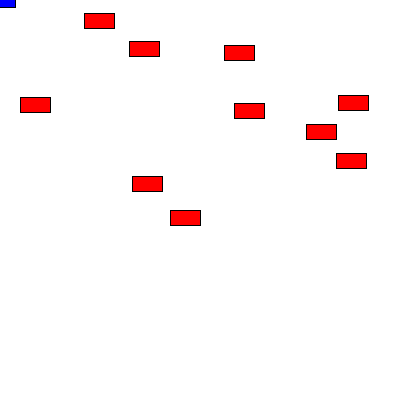
Frame 1 (no input)
Frame 60 (the mouse pressed at the canvas centre just before this capture): identical to frame 1, image omitted
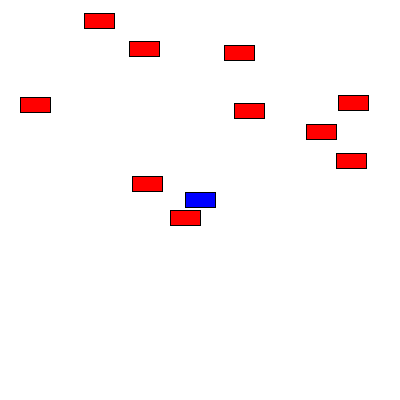
Frame 120 (the mouse held since frame 60 and released just before this capture)

The Processing sketch that drew these frames (run headless with seeded random() and noise(); from frame 60 on, the mouse is pressed at the canvas centre):

// Processing sketch: Colision_Detection
// ── Colision_Detection.pde


PVector[] cajas;
int altoCaja = 15,anchoCaja = 30;


void setup()
{
  size(400,400);

  cajas = new PVector[10];
  for(int i = 0; i<10; i++)
  {
	cajas[i] = new PVector (random( anchoCaja, width - anchoCaja),random( altoCaja, height - altoCaja)) ;
  }
  
}


void draw()
{
  background(255);
  
  //Ponemos que el rectangulo que creamos empieze en el punto del medio
  rectMode(CENTER);

  fill(255,0,0);

  for(int i = 0; i<10; i++)
  {
	rect(cajas[i].x, cajas[i].y, anchoCaja, altoCaja);
  }
  
   fill(0,0,255);

   rect(mouseX, mouseY, anchoCaja, altoCaja);



}


void mouseMoved()
{
    
  
}


  
